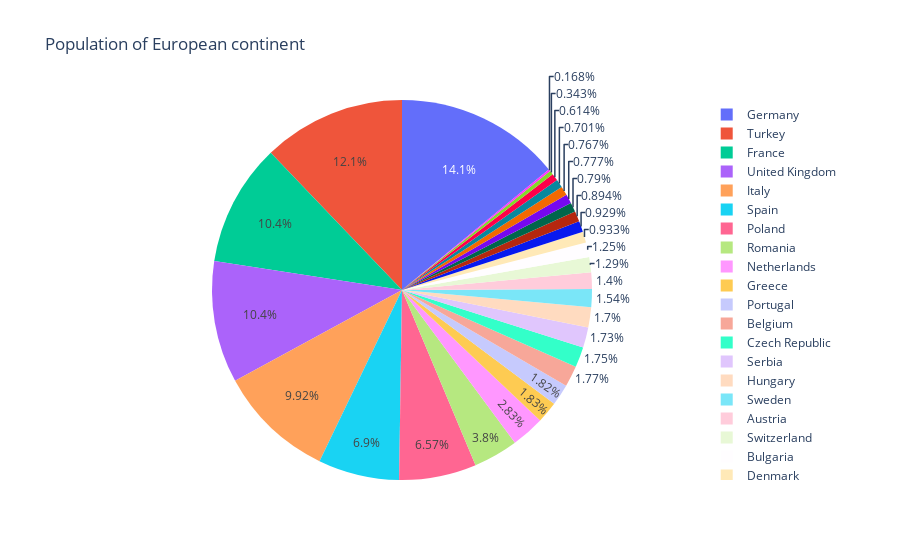

Notebook source saved alongside this figure:
### Code cell
import plotly.express as px
df = px.data.gapminder().query("year == 2007").query("continent == 'Europe'")
df.loc[df['pop'] < 2.e6, 'country'] = 'Other countries' # Represent only large countries
fig = px.pie(df, values='pop', names='country', title='Population of European continent')
fig.show()

### Figure 1 — Plotly figure (JSON) as saved in the notebook; plotly's stock layout.template omitted (floating-point values rounded to 4 significant figures)
{"data": [{"domain": {"x": [0, 1], "y": [0, 1]}, "hoverlabel": {"namelength": 0}, "hovertemplate": "country=%{label}<br>pop=%{value}", "labels": ["Albania", "Austria", "Belgium", "Bosnia and Herzegovina", "Bulgaria", "Croatia", "Czech Republic", "Denmark", "Finland", "France", "Germany", "Greece", "Hungary", "Other countries", "Ireland", "Italy", "Other countries", "Netherlands", "Norway", "Poland", "Portugal", "Romania", "Serbia", "Slovak Republic", "Slovenia", "Spain", "Sweden", "Switzerland", "Turkey", "United Kingdom"], "legendgroup": "", "name": "", "showlegend": true, "type": "pie", "values": [3600523, 8199783, 10392226, 4552198, 7322858, 4493312, 10228744, 5468120, 5238460, 61083916, 82400996, 10706290, 9956108, 301931, 4109086, 58147733, 684736, 16570613, 4627926, 38518241, 10642836, 22276056, 10150265, 5447502, 2009245, 40448191, 9031088, 7554661, 71158647, 60776238]}], "layout": {"legend": {"tracegroupgap": 0}, "title": {"text": "Population of European continent"}}}
